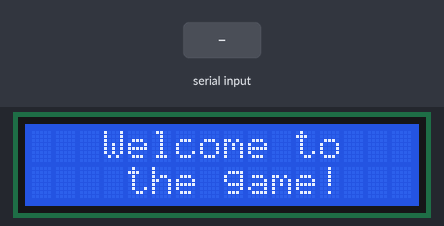
The sketch below on a simulated Arduino Uno, built with avr-gcc and run on an emulated ATmega328P. Parts: 16×2 character LCD. The inputs (shaded band) are chosen by the test bench. Random numbers use the default seed unless the sketch sets one; what the sketch prints to the serial monitor is not drawn.

Above: at 0.1 s.
At 3.1 s:
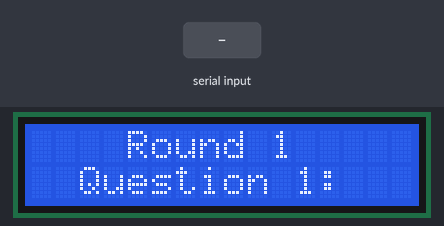
At 9.2 s:
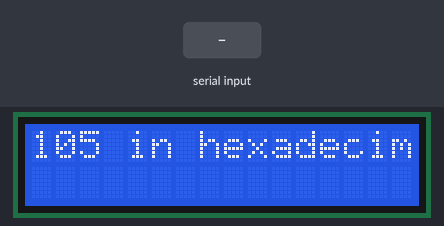
9.3 s: "1\n" received over Serial
Timing chart, 0 to 12.3 s (numbered marks = the images above; inputs shaded):
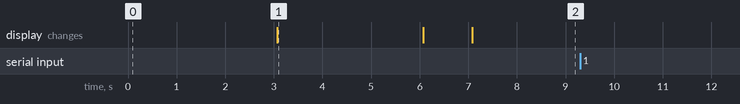

The sketch:

combinedpab.ino
```cpp
#include <Arduino.h>
#include <LiquidCrystal.h>
long num;


const int rs = 12, en = 11, d4 = 5, d5 = 4, d6 = 3, d7 = 2;
LiquidCrystal lcd(rs, en, d4, d5, d6, d7);

void setup() {
  // put your setup code here, to run once:
  Serial.begin(9600);
  randomSeed(analogRead(0));
  lcd.begin(16, 2);

  String level1_q[] = {"1011 to decimal", "good luck->yggv dmuc shift num:", "96 in binary", "9AB to decimal", "105 in hexadecimal", "name->lykc shift num:", "threat?A:Scary/B:Potential harm", "DNS port gate num:", "What is a high digital input?", "How many bytes is a word?"};
  String level1_a[] = {"9", "18", "0110 0000", "2475", "69", "24", "B", "53", "5", "4"};


  String level2_q[] = {"When was the 1st virus made?", "1001 0111 2s complementary", "How many keys in asymmetric?", "What is the common AES length?", "Least days to detect a breach?", "COPPA applies to kids < old", "_% has dealt with identity theft", "Most common password?"};
  String level2_a[] = {"1971", "0110 1001", "0010 0110 1111 0011", "26", "2", "128", "200", "13", "7", "123456"};

  String level3_q[] = {"Network layer is the _ layer", "x86 CPU is _ bit architecture", "Ethernet cable limit is _ meters", "How many lanes in HDMI 2.2?", "Instr. pipeling execute num:", "If TCP Seq=50 and data=487. Ack?", "Num of possible 8 num password?", "Num ip pack: 900bytes w/110limit", "3^x = 13 mod 17. x?"};
  String level3_a[] = {"3", "32", "30", "100", "4", "3", "537", "100000000", "9", "4"};

  lcd.setCursor(3, 0);
  lcd.print("Welcome to") ;
  lcd.setCursor(4, 2);
  lcd.print("the game!");
  delay(3000);
  lcd.clear();

  lcd.setCursor(4,0);
  lcd.print("Round 1");
  lcd.setCursor(2,2);
  lcd.print("Question 1:");
  delay(3000);
  lcd.clear();
  delay(1000);

  num = random(10);
  lcd.print(level1_q[num]);

  String answer = Serial.readString();

}
void loop() {
  // Connection to python for ai hint bot (made limit 10 hints):
  if (Serial.available() > 0) {
      String hint = Serial.readStringUntil('\n'); // Read until newline
      Serial.println("Received hint: " + hint);   // Echo back to serial monitor
      // You can add code here to display hint on LCD, LED matrix, etc.
  }
}
```

healthLEDSandBuzzer.cpp
```cpp
// Title: IT 254 Group Project
// Author: Mason Hedger
// Description: Mason's portion of the code.

// Setup
const int LEDPINS[3] = {2,3,4};
const int BUZZERPIN = 5;
const int PLUSHEALTHPIN = 6;
const int MINUSHEALTHPIN =  7;
int playerHealth = 3;
bool canPress = true;

// Plays a static noise on the buzzer
void playBuzzer(int time, int freq){
  tone(BUZZERPIN, freq);
  delay(time);
  noTone(BUZZERPIN);
}

// Function that controls updating LEDS when player health changes
void updateLEDS(){
  // Loop through all LEDS
  for(int i = 0; i < sizeof(LEDPINS); i++){
    if(i <= (playerHealth - 1)){
      digitalWrite(LEDPINS[i], HIGH);
    }
    else{
      digitalWrite(LEDPINS[i], LOW);
    }
  }
}

void increaseHealth(){
  // Check player health is not 3
  if(playerHealth < 3){
    playerHealth++;
    updateLEDS();
    playBuzzer(100, 750);
  }
}

void decreaseHealth(){
  // Check player health is not 0
  if(playerHealth > 0){
    playerHealth--;
    updateLEDS();
    playBuzzer(100, 1000);
  }
}

void setup() {
  // Setup LEDS
  updateLEDS();

  pinMode(BUZZERPIN, OUTPUT);
}

void loop() {
  // Check if the plus health button is pressed
  if(digitalRead(PLUSHEALTHPIN) && canPress){
    canPress = false;
    increaseHealth();
    canPress = true;
  }

  // Check if the minus health button is pressed
  if(digitalRead(MINUSHEALTHPIN) && canPress){
    canPress = false;
    decreaseHealth();
    canPress = true;
  }
}
```

Measured:
- after the input at 9.3 s, every drawn part: stays the same
- what the display in image 1 shows lasts 3.0 s, from 3.1 s to 6.1 s
